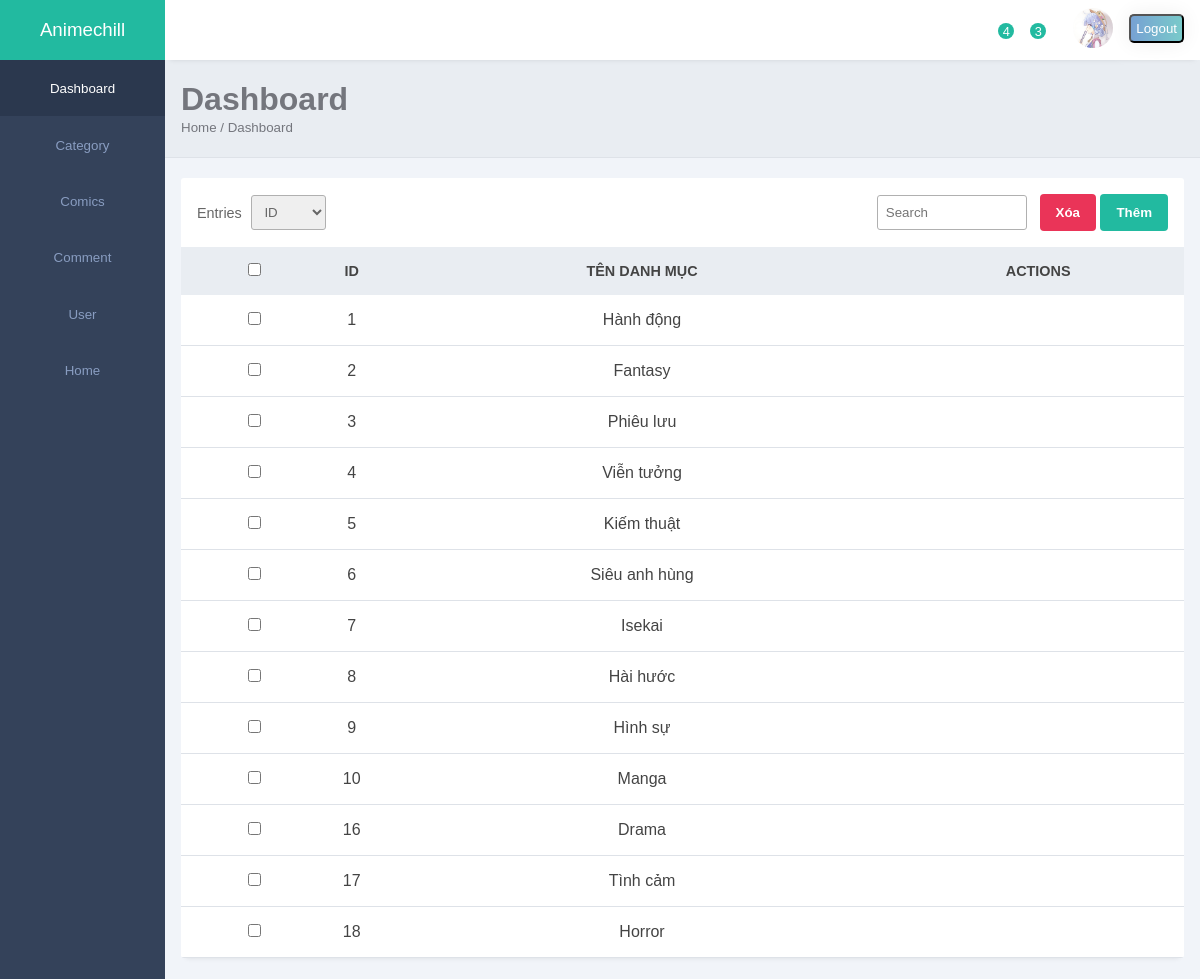
/admin/category.php (signed in), run on the app's committed database.
### tables this page shows
CREATE TABLE `category` (
  `category_id` int(10) UNSIGNED NOT NULL,
  `category_name` varchar(225) NOT NULL
);

### admin/controller/function.php (called while the page is built, shortened)
<?php
function select_category() {
    include __DIR__.'/../../database/config.php';
    if(isset($_POST['search'])) {
        $search_input = $_POST['search_input'];
        $sql = "SELECT * FROM category WHERE category_name LIKE '%$search_input%'";
    } else {
        $sql = "SELECT * FROM category";
    }
    $statement = $pdo->prepare($sql);
    $statement->execute();
    $result = $statement->fetchAll(PDO::FETCH_ASSOC);
    return $result;
}
?>

### admin/category.php (the view, shortened to what this page needs)
<!DOCTYPE html>
<html lang="en">
    <head>
        <link rel="stylesheet" href="./assets/style.css">
        <link rel="stylesheet"
            href="https://maxst.icons8.com/vue-static/landings/line-awesome/line-awesome/1.3.0/css/line-awesome.min.css">
    </head>
    <body>
        <?php include('./layout/sidebar.php') ?>
        <div class="main-content">
            <?php include('./layout/header.php') ?>
            <main>
                <div class="page-header">
                    <h1>
                        <?php if (!isset($_GET[ 'link' ]) || $link == 'index') {
                            echo 'Dashboard';
                        } elseif ($link == 'category') {
                            echo 'Category';
                        } elseif ($link == 'comics') {
                            echo 'Comics';
                        } elseif ($link == 'comment') {
                            echo 'Comment';
                        } elseif ($link == 'user') {
                            echo 'User';
                        } ?>
                    </h1>
                    <small>Home /
                        <?php if (!isset($_GET[ 'link' ]) || $link == 'index') {
                            echo 'Dashboard';
                        } elseif ($link == 'category') {
                            echo 'Category';
                        } elseif ($link == 'comics') {
                            echo 'Comics';
                        } elseif ($link == 'comment') {
                            echo 'Comment';
                        } elseif ($link == 'user') {
                            echo 'User';
                        } ?>
                    </small>
                </div>
                <div class="page-content">
                    <div class="records table-responsive">
                        <div class="record-header">
                            <div class="add">
                                <span>Entries</span>
                                <select>
                                    <option>ID</option>
                                </select>
                            </div>
                            <div class="browse">
                                <form action="" method="POST" class="search_box">
                                    <input type="search" placeholder="Search" class="record-search" name="search_input">
                                </form>
                                <div class="action_btn">
                                    <button class="remove_btn" id="delete">Xóa</button>
                                    <a href="./create/create_category.php?link=category">
                                        <button class="add_btn">Thêm</button>
                                    </a>
                                </div>
                            </div>
                        </div>
                        <div>
                            <table width="100%">
                                <thead>
                                    <tr>
                                        <th><input type="checkbox" name="select_all" id="select_all"></th>
                                        <th><span class="las la-sort"></span> ID</th>
                                        <th><span class="las la-sort"></span> TÊN DANH MỤC</th>
                                        <th><span class="las la-sort"></span> ACTIONS</th>
                                    </tr>
                                </thead>
                                <tbody>
                                    <?php
                                    include('./controller/function.php');
                                    $result = select_category();
                                    ?>
                                    <?php foreach ($result as $row) { ?>
                                        <tr>
                                            <td><input type="checkbox" value="<?= $row[ 'category_id' ] ?>" name="select">
                                            </td>
                                            <td>
                                                <?= $row[ 'category_id' ] ?>
                                            </td>
                                            <td>
                                                <?= $row[ 'category_name' ] ?>
                                            </td>
                                            <td>
                                                <div class="actions">
                                                    <a
                                                        href="./update/update_category.php?link=category&category_id=<?= $row[ 'category_id' ] ?>">
                                                    </a>
                                                    <a
                                                        href="category.php?link=category&category_id=<?= $row[ 'category_id' ] ?>">
                                                    </a>
                                                </div>
                                            </td>
                                        </tr>
                                    <?php } ?>
                                </tbody>
                            </table>
                        </div>
                    </div>
                </div>
            </main>
        </div>
    </body>
</html>

### admin/assets/style.css (style rules this page uses)
:root { --main-color: #22BAA0; --color-dark: #34425A; --text-grey: #B0B0B0; --color-red: #ea3458 }
* { margin: 0; padding: 0; text-decoration: none; list-style-type: none; box-sizing: border-box; font-family: 'Merriweather', sans-serif; }
.main-content { margin-left: 165px; width: calc(100% - 165px); transition: margin-left 300ms; }
main { margin-top: 60px; }
.page-header { padding: 1.3rem 1rem; background: #E9edf2; border-bottom: 1px solid #dee2e8; }
.page-header h1, .page-header small { color: #74767d; }
.page-content { padding: 1.3rem 1rem; background: #f1f4f9; }
.records { box-shadow: 0px 5px 5px -5px rgb(0 0 0 / 10%); background: #fff; border-radius: 3px; }
.record-header { padding: 1rem; display: flex; justify-content: space-between; align-items: center; }
.add, .browse { display: flex; align-items: center; }
.add span { display: inline-block; margin-right: .6rem; font-size: .9rem; color: #666; }
input, button, select { outline: none; }
.add select, .browse input, .browse select { height: 35px; border: 1px solid #b0b0b0; border-radius: 3px; display: inline-block; width: 75px; padding: 0rem .5rem; margin-right: .8rem; color: #666; }
.add_btn { background: var(--main-color); color: #fff; height: 37px; border-radius: 4px; padding: 0rem 1rem; border: none; font-weight: 600; }
.remove_btn { background: var(--color-red); color: #fff; height: 37px; border-radius: 4px; padding: 0rem 1rem; border: none; font-weight: 600; cursor: pointer; }
.browse input { width: 150px; }
.table-responsive { width: 100%; overflow: auto; }
table { border-collapse: collapse; }
table thead tr { background: #e9edf2; }
table thead th { padding: 1rem 0rem; text-align: center; color: #444; font-size: .9rem; }
table thead th:first-child { padding-left: 1rem; }
table tbody td { padding: 1rem 0rem; color: #444; text-align: center; }
table tbody td:first-child { padding-left: 1rem; color: var(--main-color); font-weight: 600; font-size: .9rem; }
table tbody tr { border-bottom: 1px solid #dee2e8; }

### admin/category.php (style rules this page uses)
.search_box { position: relative; display: flex; align-items: center; justify-content: flex-end; }

### data on the page
category: category_id "1", category_name "Hành động"
category: category_id "2", category_name "Fantasy"
category: category_id "3", category_name "Phiêu lưu"
category: category_id "4", category_name "Viễn tưởng"
category: category_id "5", category_name "Kiếm thuật"
category: category_id "6", category_name "Siêu anh hùng"
category: category_id "7", category_name "Isekai"
category: category_id "8", category_name "Hài hước"
category: category_id "9", category_name "Hình sự"
category: category_id "10", category_name "Manga"
category: category_id "16", category_name "Drama"
category: category_id "17", category_name "Tình cảm"
category: category_id "18", category_name "Horror"
